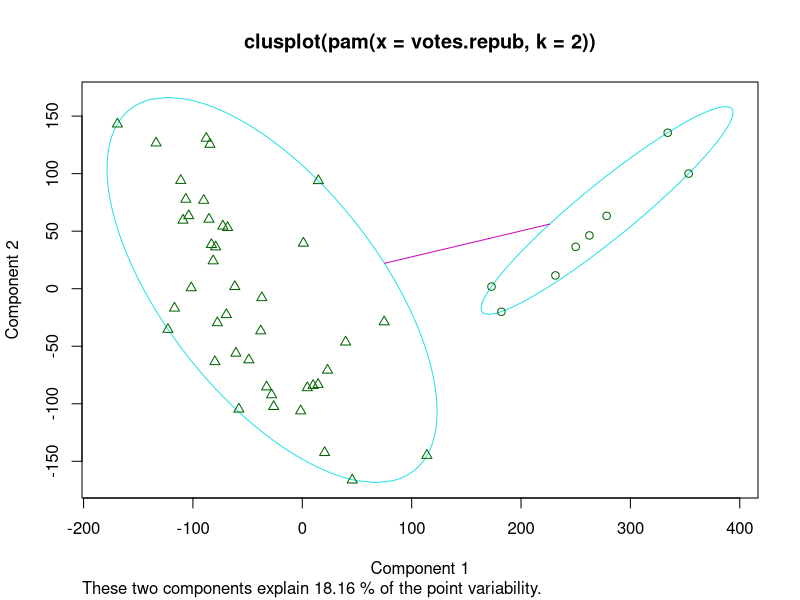
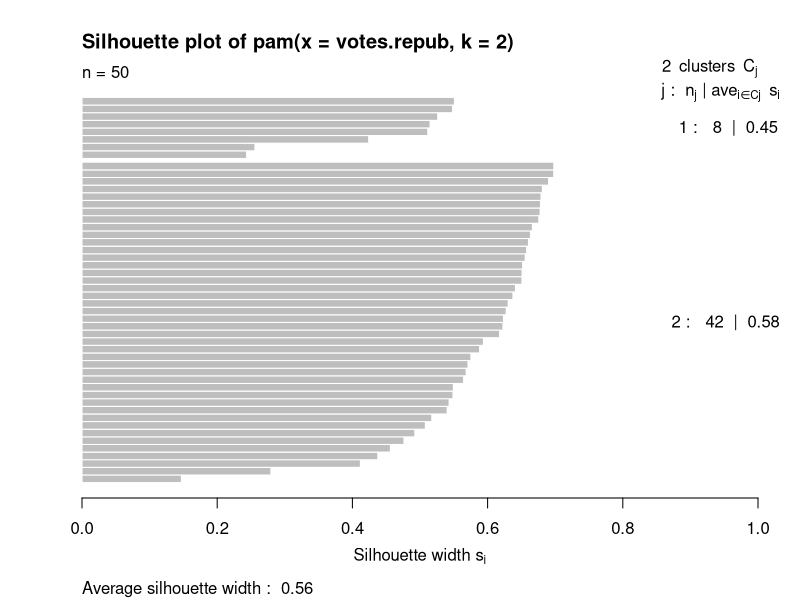
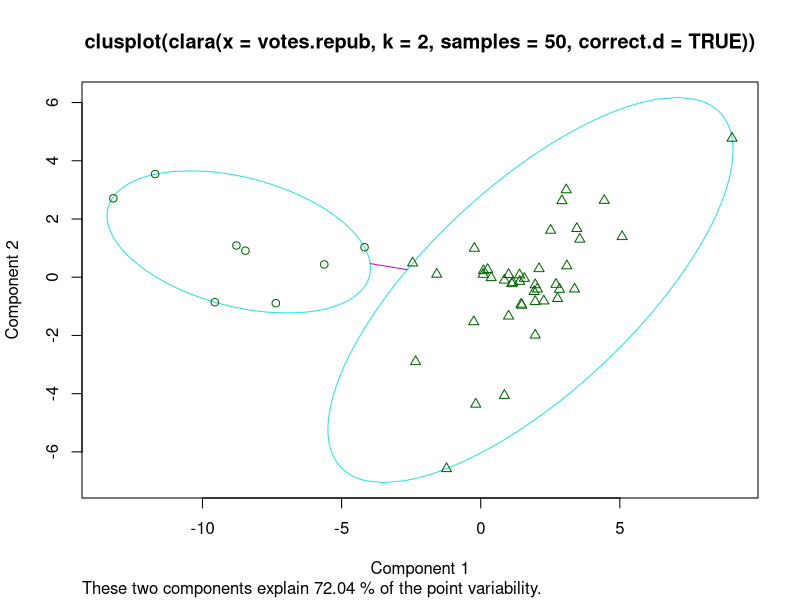
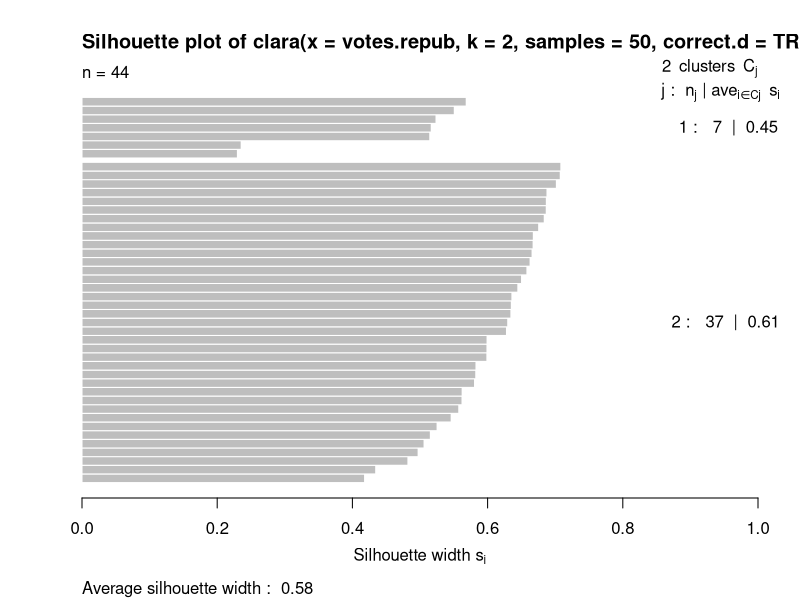
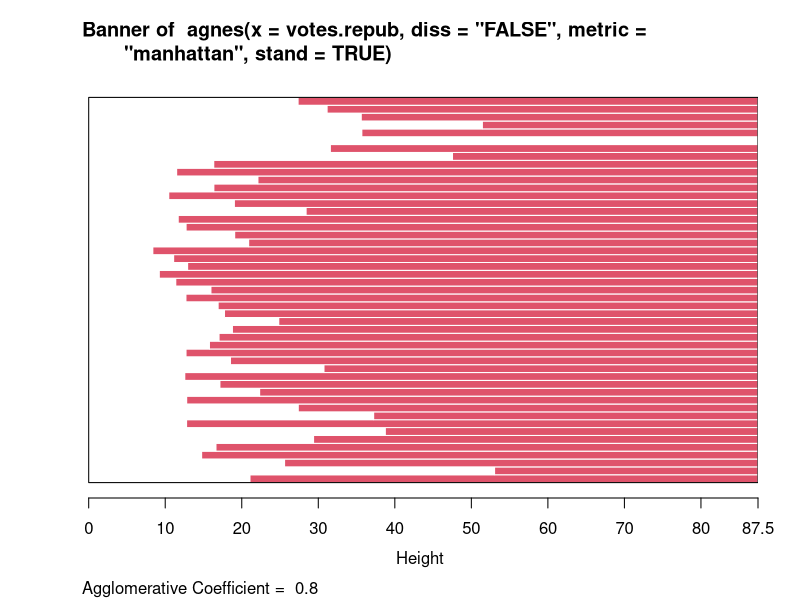
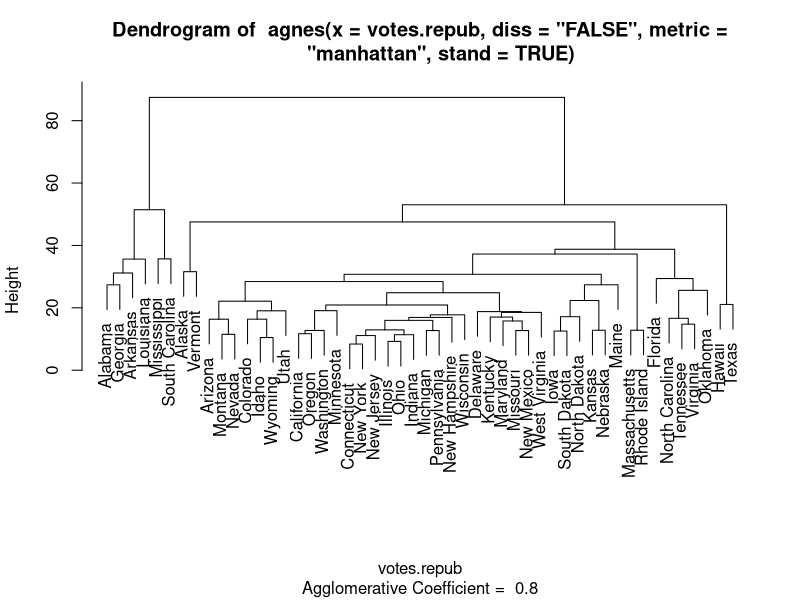
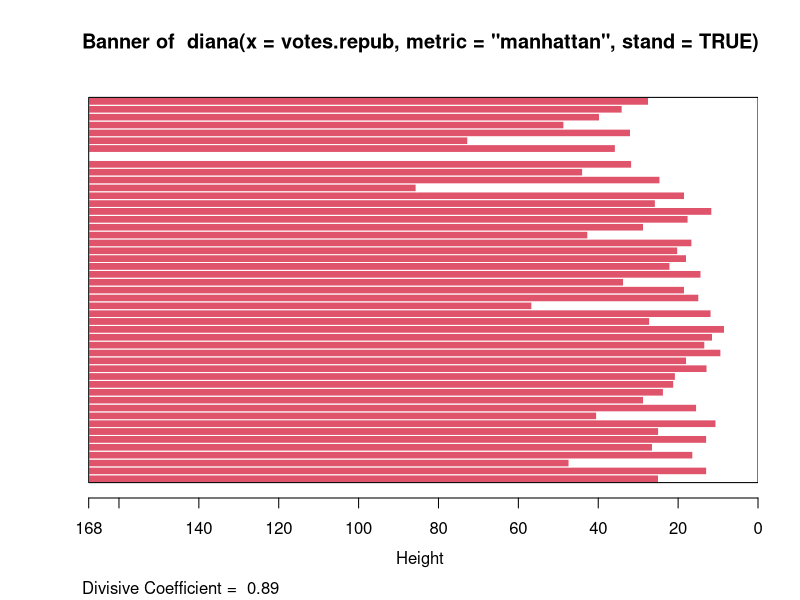
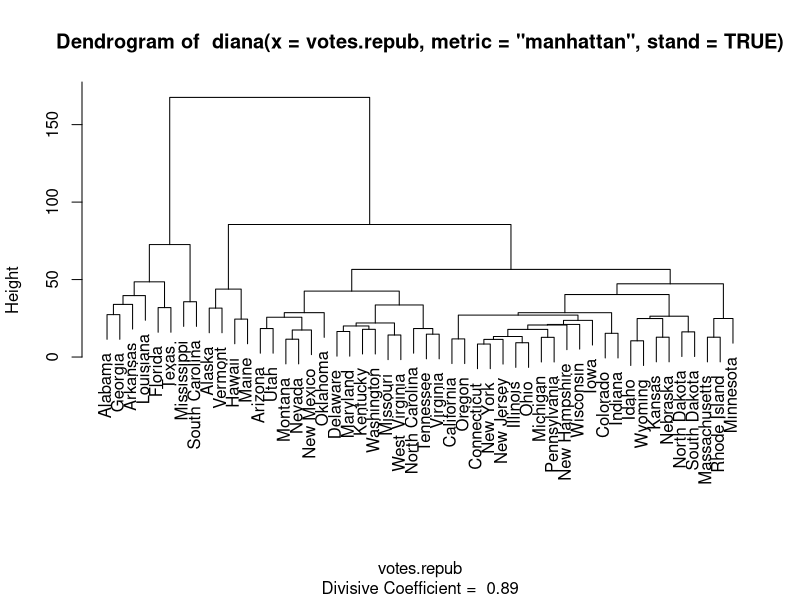

Recreate these plots in R, in order.
library(cluster)
#clustering : Partitioning Around Medoids
data(votes.repub)
pamx <- pam(votes.repub, 2)
pamx
summary(pamx)
plot(pamx)

#clara
clarax <- clara(votes.repub, 2, samples=50, correct.d = TRUE)
clarax
clarax$clusinfo
all.equal(clarax[-8],
          clara(votes.repub, 2, samples=50, pamLike = TRUE,correct.d=TRUE)[-8])
plot(clarax)

#agnes n diana
agn1 <- agnes(votes.repub, diss="FALSE", metric = "manhattan", stand = TRUE)
plot(agn1)
dv <- diana(votes.repub, metric = "manhattan", stand = TRUE)
plot(dv)

#kmeans
x <- rbind(cbind(rnorm(10,0,0.5), rnorm(10,0,0.5)),
           cbind(rnorm(15,5,0.5), rnorm(15,5,0.5)))
cl<-kmeans(x,2)
plot(cl$cluster)